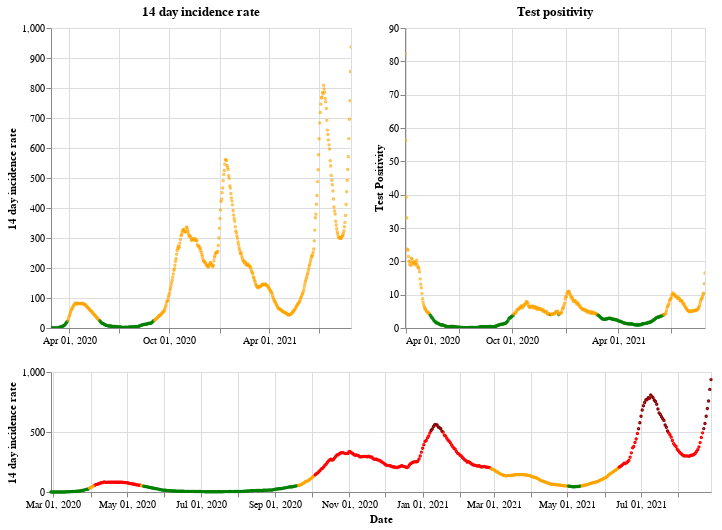

Notebook source saved alongside this figure:
### Markdown cell above
## Scotland

### Code cell
plot_traffic_light('Scotland')

### Figure 1 — Vega-Lite specification as saved in the notebook (floating-point values rounded to 4 significant figures; data arrays with more than 128 entries replaced by an {"elided": "..."} marker saying what was removed)
{"config": {"view": {"continuousWidth": 400, "continuousHeight": 300}}, "vconcat": [{"hconcat": [{"mark": {"type": "point", "size": 2}, "encoding": {"color": {"condition": {"value": "green", "test": "(datum.twoWeeklyCasesRate <= 25)"}, "value": "orange"}, "tooltip": [{"type": "nominal", "field": "areaName"}, {"type": "temporal", "field": "date"}, {"type": "quantitative", "field": "twoWeeklyCasesRate"}, {"type": "quantitative", "field": "testPositivity"}], "x": {"type": "temporal", "axis": {"title": ""}, "field": "date", "scale": {"domain": {"selection": "DateBrush"}}, "timeUnit": "yearmonthdate"}, "y": {"type": "quantitative", "axis": {"title": "14 day incidence rate"}, "field": "twoWeeklyCasesRate"}}, "title": "14 day incidence rate", "width": 300}, {"mark": {"type": "point", "size": 2}, "encoding": {"color": {"condition": {"value": "green", "test": "(datum.testPositivity <= 4)"}, "value": "orange"}, "tooltip": [{"type": "nominal", "field": "areaName"}, {"type": "temporal", "field": "date"}, {"type": "quantitative", "field": "twoWeeklyCasesRate"}, {"type": "quantitative", "field": "testPositivity"}], "x": {"type": "temporal", "axis": {"title": ""}, "field": "date", "scale": {"domain": {"selection": "DateBrush"}}, "timeUnit": "yearmonthdate"}, "y": {"type": "quantitative", "axis": {"title": "Test Positivity"}, "field": "testPositivity"}}, "title": "Test positivity", "width": 300}]}, {"layer": [{"mark": {"type": "point", "size": 2}, "encoding": {"color": {"condition": {"value": "orange", "test": "(((datum.testPositivity < 4) && (datum.twoWeeklyCasesRate >= 50)) && (datum.twoWeeklyCasesRate < 200))"}, "value": "red"}, "opacity": {"condition": {"value": 1, "test": "((datum.twoWeeklyCasesRate >= 50) && (datum.twoWeeklyCasesRate < 500))"}, "value": 0}, "tooltip": [{"type": "nominal", "field": "areaName"}, {"type": "temporal", "field": "date"}, {"type": "quantitative", "field": "twoWeeklyCasesRate"}, {"type": "quantitative", "field": "testPositivity"}], "x": {"type": "temporal", "axis": {"title": "Date"}, "field": "date", "timeUnit": "yearmonthdate"}, "y": {"type": "quantitative", "axis": {"title": "14 day incidence rate"}, "field": "twoWeeklyCasesRate"}}, "selection": {"DateBrush": {"type": "interval", "encodings": ["x"], "fields": ["Time"]}}}, {"mark": {"type": "point", "size": 2}, "encoding": {"color": {"value": "darkred"}, "opacity": {"condition": {"value": 1, "test": "(datum.twoWeeklyCasesRate >= 500)"}, "value": 0}, "tooltip": [{"type": "nominal", "field": "areaName"}, {"type": "temporal", "field": "date"}, {"type": "quantitative", "field": "twoWeeklyCasesRate"}, {"type": "quantitative", "field": "testPositivity"}], "x": {"type": "temporal", "axis": {"title": "Date"}, "field": "date", "timeUnit": "yearmonthdate"}, "y": {"type": "quantitative", "axis": {"title": "14 day incidence rate"}, "field": "twoWeeklyCasesRate"}}}, {"mark": {"type": "point", "size": 2}, "encoding": {"color": {"condition": {"value": "green", "test": "((datum.testPositivity < 4) && (datum.twoWeeklyCasesRate < 50))"}, "value": "orange"}, "opacity": {"condition": {"value": 1, "test": "(datum.twoWeeklyCasesRate < 50)"}, "value": 0}, "tooltip": [{"type": "nominal", "field": "areaName"}, {"type": "temporal", "field": "date"}, {"type": "quantitative", "field": "twoWeeklyCasesRate"}, {"type": "quantitative", "field": "testPositivity"}], "x": {"type": "temporal", "axis": {"title": "Date"}, "field": "date", "timeUnit": "yearmonthdate"}, "y": {"type": "quantitative", "axis": {"title": "14 day incidence rate"}, "field": "twoWeeklyCasesRate"}}}], "height": 120, "width": 660}], "data": {"name": "data-f528294b8132288ca8317747f42ea4a9"}, "$schema": "https://vega.github.io/schema/vega-lite/v4.8.1.json", "datasets": {"data-f528294b8132288ca8317747f42ea4a9": {"elided": "548 records"}}}
